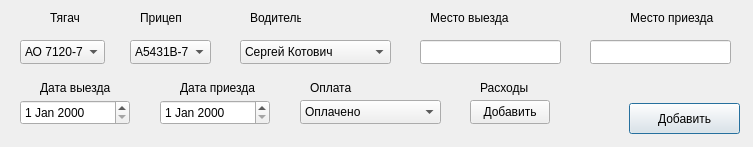
<?xml version="1.0" encoding="UTF-8"?>
<ui version="4.0">
 <class>CreateString</class>
 <widget class="QDialog" name="CreateString">
  <property name="geometry">
   <rect>
    <x>0</x>
    <y>0</y>
    <width>753</width>
    <height>147</height>
   </rect>
  </property>
  <property name="windowTitle">
   <string>Dialog</string>
  </property>
  <widget class="QPushButton" name="pushButton">
   <property name="geometry">
    <rect>
     <x>629</x>
     <y>103</y>
     <width>111</width>
     <height>31</height>
    </rect>
   </property>
   <property name="text">
    <string>Добавить</string>
   </property>
  </widget>
  <widget class="QLineEdit" name="arrival">
   <property name="geometry">
    <rect>
     <x>590</x>
     <y>40</y>
     <width>141</width>
     <height>24</height>
    </rect>
   </property>
  </widget>
  <widget class="QLabel" name="label_3">
   <property name="geometry">
    <rect>
     <x>250</x>
     <y>10</y>
     <width>51</width>
     <height>16</height>
    </rect>
   </property>
   <property name="text">
    <string>Водитель</string>
   </property>
  </widget>
  <widget class="QLabel" name="label_2">
   <property name="geometry">
    <rect>
     <x>140</x>
     <y>10</y>
     <width>49</width>
     <height>16</height>
    </rect>
   </property>
   <property name="text">
    <string>Прицеп</string>
   </property>
  </widget>
  <widget class="QComboBox" name="Truck">
   <property name="geometry">
    <rect>
     <x>20</x>
     <y>40</y>
     <width>85</width>
     <height>24</height>
    </rect>
   </property>
   <item>
    <property name="text">
     <string>АО 7120-7</string>
    </property>
   </item>
   <item>
    <property name="text">
     <string>АО 6222-7</string>
    </property>
   </item>
   <item>
    <property name="text">
     <string>АВ 2071-7</string>
    </property>
   </item>
   <item>
    <property name="text">
     <string>АТ 6804-7</string>
    </property>
   </item>
  </widget>
  <widget class="QLabel" name="label_4">
   <property name="geometry">
    <rect>
     <x>430</x>
     <y>10</y>
     <width>81</width>
     <height>16</height>
    </rect>
   </property>
   <property name="text">
    <string>Место выезда</string>
   </property>
  </widget>
  <widget class="QLabel" name="label_5">
   <property name="geometry">
    <rect>
     <x>630</x>
     <y>10</y>
     <width>91</width>
     <height>16</height>
    </rect>
   </property>
   <property name="text">
    <string>Место приезда</string>
   </property>
  </widget>
  <widget class="QLabel" name="label">
   <property name="geometry">
    <rect>
     <x>50</x>
     <y>10</y>
     <width>30</width>
     <height>16</height>
    </rect>
   </property>
   <property name="text">
    <string>Тягач</string>
   </property>
  </widget>
  <widget class="QComboBox" name="trailer">
   <property name="geometry">
    <rect>
     <x>130</x>
     <y>40</y>
     <width>81</width>
     <height>24</height>
    </rect>
   </property>
   <item>
    <property name="text">
     <string>А5431В-7</string>
    </property>
   </item>
   <item>
    <property name="text">
     <string>А0784Е-7</string>
    </property>
   </item>
   <item>
    <property name="text">
     <string>А7529В-7</string>
    </property>
   </item>
   <item>
    <property name="text">
     <string>А7320Е-7</string>
    </property>
   </item>
  </widget>
  <widget class="QLabel" name="label_7">
   <property name="geometry">
    <rect>
     <x>180</x>
     <y>80</y>
     <width>121</width>
     <height>16</height>
    </rect>
   </property>
   <property name="text">
    <string>Дата приезда</string>
   </property>
  </widget>
  <widget class="QLineEdit" name="exit">
   <property name="geometry">
    <rect>
     <x>420</x>
     <y>40</y>
     <width>141</width>
     <height>24</height>
    </rect>
   </property>
  </widget>
  <widget class="QComboBox" name="Driver">
   <property name="geometry">
    <rect>
     <x>240</x>
     <y>40</y>
     <width>151</width>
     <height>24</height>
    </rect>
   </property>
   <item>
    <property name="text">
     <string>Сергей Котович</string>
    </property>
   </item>
   <item>
    <property name="text">
     <string>Максим Кучинский</string>
    </property>
   </item>
   <item>
    <property name="text">
     <string>Виктор Маркович</string>
    </property>
   </item>
   <item>
    <property name="text">
     <string>Григорий Василевский</string>
    </property>
   </item>
  </widget>
  <widget class="QLabel" name="label_6">
   <property name="geometry">
    <rect>
     <x>40</x>
     <y>80</y>
     <width>111</width>
     <height>16</height>
    </rect>
   </property>
   <property name="text">
    <string>Дата выезда</string>
   </property>
  </widget>
  <widget class="QDateEdit" name="dateExit">
   <property name="geometry">
    <rect>
     <x>20</x>
     <y>100</y>
     <width>110</width>
     <height>25</height>
    </rect>
   </property>
  </widget>
  <widget class="QDateEdit" name="dateArrive">
   <property name="geometry">
    <rect>
     <x>160</x>
     <y>100</y>
     <width>110</width>
     <height>25</height>
    </rect>
   </property>
  </widget>
  <widget class="QLabel" name="label_8">
   <property name="geometry">
    <rect>
     <x>310</x>
     <y>80</y>
     <width>49</width>
     <height>16</height>
    </rect>
   </property>
   <property name="text">
    <string>Оплата</string>
   </property>
  </widget>
  <widget class="QComboBox" name="payment">
   <property name="geometry">
    <rect>
     <x>300</x>
     <y>100</y>
     <width>141</width>
     <height>24</height>
    </rect>
   </property>
   <item>
    <property name="text">
     <string>Оплачено</string>
    </property>
   </item>
   <item>
    <property name="text">
     <string>Оплачено частично</string>
    </property>
   </item>
   <item>
    <property name="text">
     <string>Не оплачено</string>
    </property>
   </item>
  </widget>
  <widget class="QLabel" name="label_9">
   <property name="geometry">
    <rect>
     <x>480</x>
     <y>80</y>
     <width>61</width>
     <height>16</height>
    </rect>
   </property>
   <property name="text">
    <string>Расходы</string>
   </property>
  </widget>
  <widget class="QPushButton" name="ExpansesAdd">
   <property name="geometry">
    <rect>
     <x>470</x>
     <y>100</y>
     <width>80</width>
     <height>24</height>
    </rect>
   </property>
   <property name="text">
    <string>Добавить</string>
   </property>
  </widget>
 </widget>
 <resources/>
 <connections/>
</ui>
